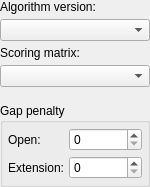
<?xml version="1.0" encoding="UTF-8"?>
<ui version="4.0">
 <class>PairwiseAlignmentSmithWatermanOptionsPanelMainWidget</class>
 <widget class="QWidget" name="PairwiseAlignmentSmithWatermanOptionsPanelMainWidget">
  <property name="geometry">
   <rect>
    <x>0</x>
    <y>0</y>
    <width>150</width>
    <height>187</height>
   </rect>
  </property>
  <property name="windowTitle">
   <string>Form</string>
  </property>
  <layout class="QVBoxLayout" name="verticalLayout">
   <property name="spacing">
    <number>5</number>
   </property>
   <property name="sizeConstraint">
    <enum>QLayout::SetMinAndMaxSize</enum>
   </property>
   <property name="margin">
    <number>0</number>
   </property>
   <item>
    <widget class="QLabel" name="algorithmVersionLabel">
     <property name="text">
      <string>Algorithm version:</string>
     </property>
    </widget>
   </item>
   <item>
    <widget class="QComboBox" name="algorithmVersion"/>
   </item>
   <item>
    <widget class="QLabel" name="scoringMatrixLabel">
     <property name="text">
      <string>Scoring matrix:</string>
     </property>
    </widget>
   </item>
   <item>
    <widget class="QComboBox" name="scoringMatrix"/>
   </item>
   <item>
    <spacer name="gapGroupSpacer">
     <property name="orientation">
      <enum>Qt::Vertical</enum>
     </property>
     <property name="sizeHint" stdset="0">
      <size>
       <width>20</width>
       <height>5</height>
      </size>
     </property>
    </spacer>
   </item>
   <item>
    <widget class="QGroupBox" name="gapGroup">
     <property name="title">
      <string>Gap penalty</string>
     </property>
     <layout class="QFormLayout" name="formLayout">
      <property name="horizontalSpacing">
       <number>5</number>
      </property>
      <property name="verticalSpacing">
       <number>5</number>
      </property>
      <property name="margin">
       <number>5</number>
      </property>
      <item row="0" column="0">
       <widget class="QLabel" name="gapOpenLabel">
        <property name="text">
         <string>Open:</string>
        </property>
       </widget>
      </item>
      <item row="1" column="0">
       <widget class="QLabel" name="gapExtdLabel">
        <property name="text">
         <string>Extension:</string>
        </property>
       </widget>
      </item>
      <item row="0" column="1">
       <widget class="QSpinBox" name="gapOpen"/>
      </item>
      <item row="1" column="1">
       <widget class="QSpinBox" name="gapExtd"/>
      </item>
     </layout>
    </widget>
   </item>
  </layout>
 </widget>
 <resources/>
 <connections/>
</ui>
